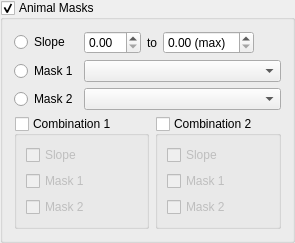
      <widget class="QGroupBox" name="gbCropMasks_12" >
       <property name="title" >
        <string>Animal Masks</string>
       </property>
       <property name="checkable" >
        <bool>true</bool>
       </property>
       <layout class="QGridLayout" >
        <item row="0" column="0" >
         <widget class="QRadioButton" name="radioButton_34" >
          <property name="text" >
           <string>Slope</string>
          </property>
         </widget>
        </item>
        <item row="0" column="1" >
         <widget class="QDoubleSpinBox" name="doubleSpinBox_17" >
          <property name="suffix" >
           <string/>
          </property>
         </widget>
        </item>
        <item row="0" column="2" colspan="2" >
         <widget class="QLabel" name="label_66" >
          <property name="text" >
           <string>to</string>
          </property>
         </widget>
        </item>
        <item row="0" column="4" >
         <widget class="QDoubleSpinBox" name="doubleSpinBox_18" >
          <property name="suffix" >
           <string> (max)</string>
          </property>
         </widget>
        </item>
        <item row="0" column="5" >
         <spacer>
          <property name="orientation" >
           <enum>Qt::Horizontal</enum>
          </property>
          <property name="sizeHint" >
           <size>
            <width>20</width>
            <height>23</height>
           </size>
          </property>
         </spacer>
        </item>
        <item row="1" column="0" >
         <widget class="QRadioButton" name="radioButton_35" >
          <property name="text" >
           <string>Mask 1</string>
          </property>
         </widget>
        </item>
        <item row="1" column="1" colspan="5" >
         <widget class="QComboBox" name="comboBox_28" />
        </item>
        <item row="2" column="0" >
         <widget class="QRadioButton" name="radioButton_36" >
          <property name="text" >
           <string>Mask 2</string>
          </property>
         </widget>
        </item>
        <item row="2" column="1" colspan="5" >
         <widget class="QComboBox" name="comboBox_29" />
        </item>
        <item row="3" column="0" colspan="3" >
         <widget class="QGroupBox" name="groupBox_23" >
          <property name="title" >
           <string>Combination 1</string>
          </property>
          <property name="checkable" >
           <bool>true</bool>
          </property>
          <property name="checked" >
           <bool>false</bool>
          </property>
          <layout class="QGridLayout" >
           <item row="0" column="0" >
            <widget class="QCheckBox" name="checkBox_69" >
             <property name="text" >
              <string>Slope</string>
             </property>
            </widget>
           </item>
           <item row="1" column="0" >
            <widget class="QCheckBox" name="checkBox_70" >
             <property name="text" >
              <string>Mask 1</string>
             </property>
            </widget>
           </item>
           <item row="2" column="0" >
            <widget class="QCheckBox" name="checkBox_71" >
             <property name="text" >
              <string>Mask 2</string>
             </property>
            </widget>
           </item>
          </layout>
         </widget>
        </item>
        <item row="3" column="3" colspan="3" >
         <widget class="QGroupBox" name="groupBox_24" >
          <property name="title" >
           <string>Combination 2</string>
          </property>
          <property name="checkable" >
           <bool>true</bool>
          </property>
          <property name="checked" >
           <bool>false</bool>
          </property>
          <layout class="QGridLayout" >
           <item row="0" column="0" >
            <widget class="QCheckBox" name="checkBox_72" >
             <property name="text" >
              <string>Slope</string>
             </property>
            </widget>
           </item>
           <item row="1" column="0" >
            <widget class="QCheckBox" name="checkBox_73" >
             <property name="text" >
              <string>Mask 1</string>
             </property>
            </widget>
           </item>
           <item row="2" column="0" >
            <widget class="QCheckBox" name="checkBox_74" >
             <property name="text" >
              <string>Mask 2</string>
             </property>
            </widget>
           </item>
          </layout>
         </widget>
        </item>
       </layout>
      </widget>
